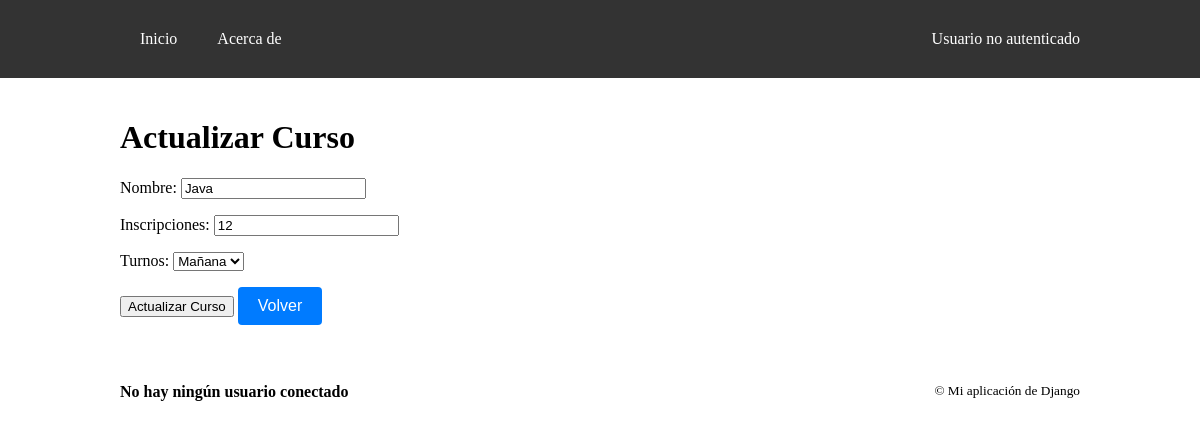
The app's page /myapp/actualizar-curso/2 with its own data.
### myapp/models.py (models this page shows)
class Curso(models.Model):
    TURNOS = (
            ("Mañana", "Mañana"),
            ("Tarde", "Tarde"),
            ("Noche", "Noche")
        )
    nombre = models.CharField(max_length=128)
    inscripciones = models.IntegerField()
    turno = models.CharField(max_length=128, choices=TURNOS, default=1)
    profesor = models.ForeignKey(Profesor, on_delete=models.SET_NULL, null=True, related_name="cursos")

### myapp/views.py (the view)
# urls.py: path("actualizar-curso/<int:pk>", views.actualizar_curso, name="actualizar_curso"),
def actualizar_curso(request, pk):
    curso_actual = Curso.objects.get(id=pk) #Obtengo el registro de la BBDD
    if request.method == "POST":
        form = forms.FormularioCurso(request.POST, instance=curso_actual)
        if form.is_valid():
            form.save()
            return HttpResponseRedirect(reverse("cursos"))
    else:
        form = forms.FormularioCurso(instance=curso_actual)
    return render(request, 'myapp/actualizar_curso.html', {'form': form})

### myapp/forms.py
class FormularioCurso(forms.ModelForm):
    class Meta:
        model = Curso
        fields = ('id', 'nombre', 'inscripciones', 'turno')
        labels = {
            'nombre': 'Nombre',
            'inscripciones': 'Inscripciones',
            'turno': 'Turnos'
        }
        nombre = forms.CharField(max_length=128)
        inscripciones = forms.IntegerField()
        turno = forms.ChoiceField()

### myapp/templates/myapp/actualizar_curso.html (shortened to what this page needs)
{% extends "myapp/layout.html" %}
{% block content %}
<h1>Actualizar Curso</h1>
<form method="post">
    {{ form.as_p }}
    <input type="submit" value="Actualizar Curso">
    <a href="{% url 'cursos' %}"><button>Volver</button></a>
    <br>
</form>
{% endblock %}

### myapp/static/myapp/styles.css (style rules this page uses)
body { margin: 0; padding: 0; }
button { background-color: #007bff; color: #fff; padding: 10px 20px; font-size: 16px; border: none; border-radius: 4px; cursor: pointer; }

### records on screen
Curso: nombre "Java", inscripciones "12", turno "Mañana"
